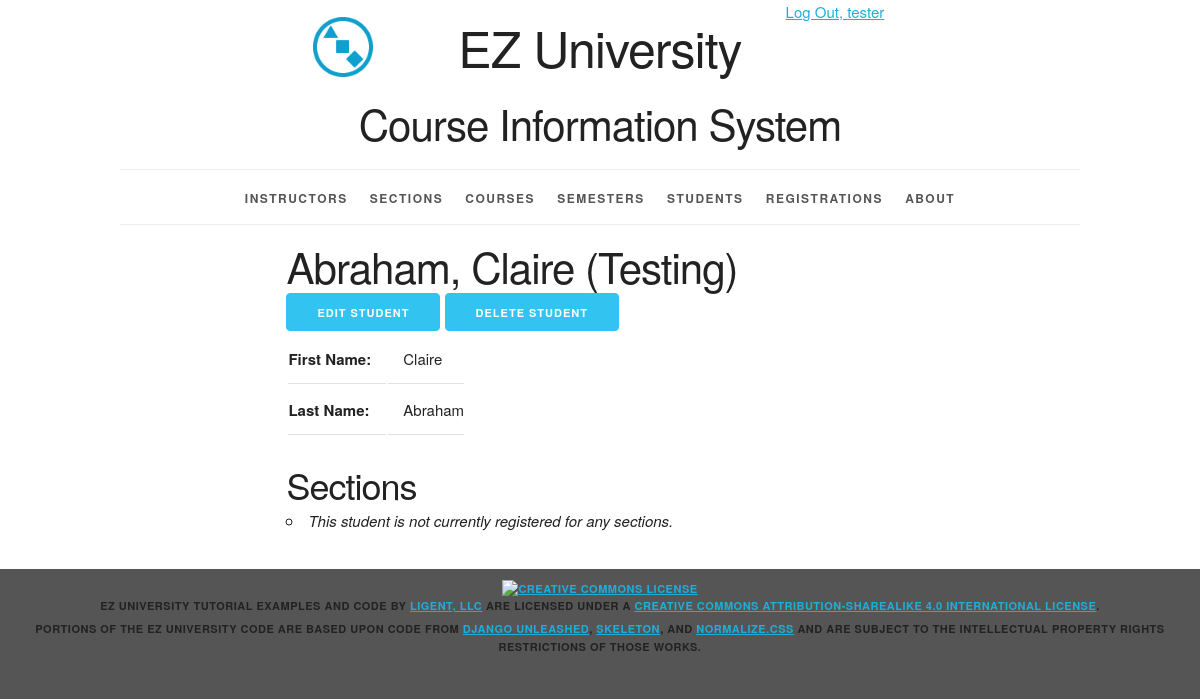
/student/594/ (signed in), run on the app's committed database.
### courseinfo/models.py (models this page shows, shortened)
class Student(models.Model):
    student_id = models.AutoField(primary_key=True)
    first_name = models.CharField(max_length=45)
    last_name = models.CharField(max_length=45)
    disambiguator = models.CharField(max_length=45, blank=True, default='')
    def __str__(self):
        result = ''
        if self.disambiguator == '':
            result = '%s, %s' % (self.last_name, self.first_name)
        else:
            result = '%s, %s (%s)' % (self.last_name, self.first_name, self.disambiguator)
        return result
    def get_update_url(self):
        return reverse('courseinfo_student_update_urlpattern',
                       kwargs={'pk': self.pk})
    def get_delete_url(self):
        return reverse('courseinfo_student_delete_urlpattern',
                       kwargs={'pk':self.pk})
    class Meta:
        ordering = ['last_name', 'first_name', 'disambiguator']
        constraints = [
            UniqueConstraint(fields=['last_name', 'first_name', 'disambiguator'],
                             name='unique_student')
        ]

### courseinfo/views.py (the view)
class StudentDetail(LoginRequiredMixin, PermissionRequiredMixin,DetailView):
    model = Student
    permission_required = 'courseinfo.view_student'
    def get_context_data(self, **kwargs):
        context = super(DetailView, self).get_context_data(**kwargs)
        student = self.get_object()
        registration_list = student.registrations.all()
        context['registration_list'] = registration_list
        return context

### courseinfo/templates/courseinfo/student_detail.html (shortened to what this page needs)
{% extends 'courseinfo/base.html' %}
{% block content %}
<article>
  <div class="row">
  <div class="offset-by-two eight columns">
    <h2>{{ student }}</h2>
    <ul class="inline">
        {% if perms.courseinfo.change_student %}
        <li>
          <a href="{{ student.get_update_url }}"
          class="button button-primary">
            Edit Student</a></li>
        {% endif %}
        {% if perms.courseinfo.delete_student %}
          <a href="{{ student.get_delete_url }}"
          class="button button-primary">
            Delete Student</a></li>
        {% endif %}
    </ul>
    <section>
        <table>
            <tr>
                <th>First Name:</th>
                <td>{{ student.first_name }}</td>
            </tr>
            <tr>
                <th>Last Name:</th>
                <td>{{ student.last_name }}</td>
            </tr>
        </table>
    </section>
    <section>
        <h3>Sections</h3>
        <ul>
            {% for section in section_list %}
                <li>
                    <a href="{{ section.get_absolute_url }}">{{ section }}</a>
                </li>
            {% empty %}
                <li><em>This student is not currently registered for any sections.</em></li>
            {% endfor %}
        </ul>
    </section>
  </div></div>
</article>
{% endblock %}

### courseinfo/templates/courseinfo/base.html (shortened to what this page needs)
{% load static %}
<!DOCTYPE html>
<html lang="en">
<head>
    <link rel="stylesheet" type="text/css"
          href="{% static 'coursinfo/normalize.css' %}">
    <link rel="stylesheet" type="text/css"
          href="{% static 'courseinfo/skeleton.css' %}">
    <link rel="stylesheet" type="text/css"
          href="{% static 'courseinfo/style.css' %}">
</head>
<body>
<div class="container">
    <div class="status row">
        <div class="offset-by-eight four columns">
            <ul class="inline">
                {% if user.is_authenticated %}
                    <li><a href="{% url 'logout_urlpattern' %}">
                        Log Out, {{ user.get_username }}</a></li>
                {% else %}
                    <li><a href="{% url 'login_urlpattern' %}">
                        Log In</a></li>
                {% endif %}
            </ul>
        </div>
    </div>
    <header class="row">
        <div class="offset-by-one ten columns">
            <h1 class="logo">EZ University</h1>
            <h2>Course Information System</h2>
        </div>
    </header>
    <nav>
        <ul>
            {% if perms.courseinfo.view_instructor %}
                <li>
                    <a href="{% url 'courseinfo_instructor_list_urlpattern' %}">
                        Instructors</a></li>
            {% endif %}
            {% if perms.courseinfo.view_section %}
                <li>
                    <a href="{% url 'courseinfo_section_list_urlpattern' %}">
                        Sections</a></li>
            {% endif %}
            {% if perms.courseinfo.view_course %}
                <li>
                    <a href="{% url 'courseinfo_course_list_urlpattern' %}">
                        Courses</a></li>
            {% endif %}
            {% if perms.courseinfo.view_semester %}
                <li>
                    <a href="{% url 'courseinfo_semester_list_urlpattern' %}">
                        Semesters</a></li>
            {% endif %}
            {% if perms.courseinfo.view_student %}
                <li>
                    <a href="{% url 'courseinfo_student_list_urlpattern' %}">
                        Students</a></li>
            {% endif %}
            {% if perms.courseinfo.view_registration %}
                <li>
                    <a href="{% url 'courseinfo_registration_list_urlpattern' %}">
                        Registrations</a></li>
            {% endif %}
            <li>
                <a href="{% url 'about_urlpattern' %}">
                    About</a></li>
        </ul>
    </nav>
    <main>
        {% block content %}{% endblock %}
    </main>
</div>
<footer>
    <p>
        <a rel="license" href="http://creativecommons.org/licenses/by-sa/4.0/">
            <img alt="Creative Commons License" style="border-width:0"
                 src="https://i.creativecommons.org/l/by-sa/4.0/88x31.png"/>
        </a><br/><span property="dct:title">EZ University Tutorial Examples and Code</span>
        by
        <a href="https://www.ligent.net" property="cc:attributionName"
           rel="cc:attributionURL">Ligent, LLC</a> are licensed under a
        <a rel="license" href="http://creativecommons.org/licenses/by-sa/4.0/">Creative Commons Attribution-ShareAlike
            4.0 International License</a>.
    </p>
    <p>Portions of the EZ University code are based upon code from
        <a href="https://django-unleashed.com">Django Unleashed</a>,
        <a href="http://getskeleton.com/">Skeleton</a>, and
        <a href="https://necolas.github.io/normalize.css/">Normalize.css</a> and
        are subject to the intellectual property rights restrictions of those works.
    </p>
</footer>
</body>
</html>

### courseinfo/static/courseinfo/skeleton.css (style rules this page uses)
.container { position: relative; width: 100%; max-width: 960px; margin: 0 auto; padding: 0 20px; box-sizing: border-box; }
.column, .columns { width: 100%; float: left; box-sizing: border-box; }
@media (min-width: 400px) { .container { width: 85%; padding: 0; } }
@media (min-width: 550px) { .container { width: 80%; } }
@media (min-width: 550px) { .column, .columns { margin-left: 4%; } }
@media (min-width: 550px) { .column:first-child, .columns:first-child { margin-left: 0; } }
@media (min-width: 550px) { .four.columns { width: 30.6666666667%; } }
@media (min-width: 550px) { .eight.columns { width: 65.3333333333%; } }
@media (min-width: 550px) { .ten.columns { width: 82.6666666667%; } }
@media (min-width: 550px) { .offset-by-one.column, .offset-by-one.columns { margin-left: 8.66666666667%; } }
@media (min-width: 550px) { .offset-by-two.column, .offset-by-two.columns { margin-left: 17.3333333333%; } }
@media (min-width: 550px) { .offset-by-eight.column, .offset-by-eight.columns { margin-left: 69.3333333333%; } }
html { font-size: 62.5%; }
body { font-size: 1.5em; line-height: 1.6; font-weight: 400; font-family: "Raleway", "HelveticaNeue", "Helvetica Neue", Helvetica, Arial, sans-serif; color: #222; }
h1, h2, h3, h4, h5, h6 { margin-top: 0; margin-bottom: 2rem; font-weight: 300; }
h1 { font-size: 4.0rem; line-height: 1.2; letter-spacing: -.1rem; }
h2 { font-size: 3.6rem; line-height: 1.25; letter-spacing: -.1rem; }
h3 { font-size: 3.0rem; line-height: 1.3; letter-spacing: -.1rem; }
@media (min-width: 550px) { h1 { font-size: 5.0rem; } }
@media (min-width: 550px) { h2 { font-size: 4.2rem; } }
@media (min-width: 550px) { h3 { font-size: 3.6rem; } }
p { margin-top: 0; }
a { color: #1EAEDB; }
.button, button, input[type="submit"], input[type="reset"], input[type="button"] { display: inline-block; height: 38px; padding: 0 30px; color: #555; text-align: center; font-size: 11px; font-weight: 600; line-height: 38px; letter-spacing: .1rem; text-transform: uppercase; text-decoration: none; white-space: nowrap; background-color: transparent; border-radius: 4px; border: 1px solid #bbb; cursor: pointer; box-sizing: border-box; }
.button.button-primary, button.button-primary, input[type="submit"].button-primary, input[type="reset"].button-primary, input[type="button"].button-primary { color: #FFF; background-color: #33C3F0; border-color: #33C3F0; }
ul { list-style: circle inside; }
ol, ul { padding-left: 0; margin-top: 0; }
li { margin-bottom: 1rem; }
th, td { padding: 12px 15px; text-align: left; border-bottom: 1px solid #E1E1E1; }
th:first-child, td:first-child { padding-left: 0; }
th:last-child, td:last-child { padding-right: 0; }
button, .button { margin-bottom: 1rem; }
pre, blockquote, dl, figure, table, p, ul, ol, form { margin-bottom: 2.5rem; }
.container:after, .row:after, .u-cf { content: ""; display: table; clear: both; }

### data on the page
Student: disambiguator+last_name+first_name "Abraham, Claire (Testing)", first_name "Claire", last_name "Abraham"

### other printed values
{{ user.get_username }} "tester"
